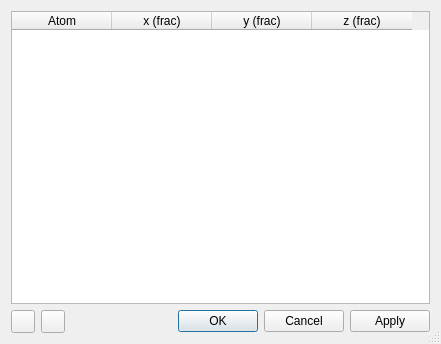
<?xml version="1.0" encoding="UTF-8"?>
<ui version="4.0">
 <class>AtomsDlg</class>
 <widget class="QDialog" name="AtomsDlg">
  <property name="geometry">
   <rect>
    <x>0</x>
    <y>0</y>
    <width>441</width>
    <height>344</height>
   </rect>
  </property>
  <property name="windowTitle">
   <string>Atom Positions</string>
  </property>
  <property name="sizeGripEnabled">
   <bool>true</bool>
  </property>
  <layout class="QGridLayout" name="gridLayout">
   <item row="1" column="0">
    <widget class="QToolButton" name="btnAdd">
     <property name="toolTip">
      <string>Add Atom</string>
     </property>
     <property name="text">
      <string/>
     </property>
    </widget>
   </item>
   <item row="1" column="1">
    <widget class="QToolButton" name="btnDel">
     <property name="toolTip">
      <string>Remove Atom</string>
     </property>
     <property name="text">
      <string/>
     </property>
    </widget>
   </item>
   <item row="1" column="2">
    <widget class="QDialogButtonBox" name="buttonBox">
     <property name="sizePolicy">
      <sizepolicy hsizetype="Preferred" vsizetype="Fixed">
       <horstretch>0</horstretch>
       <verstretch>0</verstretch>
      </sizepolicy>
     </property>
     <property name="orientation">
      <enum>Qt::Horizontal</enum>
     </property>
     <property name="standardButtons">
      <set>QDialogButtonBox::Apply|QDialogButtonBox::Cancel|QDialogButtonBox::Ok</set>
     </property>
    </widget>
   </item>
   <item row="0" column="0" colspan="3">
    <widget class="QTableWidget" name="tableAtoms">
     <property name="alternatingRowColors">
      <bool>true</bool>
     </property>
     <property name="selectionBehavior">
      <enum>QAbstractItemView::SelectItems</enum>
     </property>
     <attribute name="horizontalHeaderVisible">
      <bool>true</bool>
     </attribute>
     <attribute name="horizontalHeaderCascadingSectionResizes">
      <bool>false</bool>
     </attribute>
     <attribute name="verticalHeaderVisible">
      <bool>true</bool>
     </attribute>
     <column>
      <property name="text">
       <string>Atom</string>
      </property>
     </column>
     <column>
      <property name="text">
       <string>x (frac)</string>
      </property>
     </column>
     <column>
      <property name="text">
       <string>y (frac)</string>
      </property>
     </column>
     <column>
      <property name="text">
       <string>z (frac)</string>
      </property>
     </column>
    </widget>
   </item>
  </layout>
 </widget>
 <tabstops>
  <tabstop>tableAtoms</tabstop>
  <tabstop>btnAdd</tabstop>
  <tabstop>btnDel</tabstop>
  <tabstop>buttonBox</tabstop>
 </tabstops>
 <resources/>
 <connections>
  <connection>
   <sender>buttonBox</sender>
   <signal>accepted()</signal>
   <receiver>AtomsDlg</receiver>
   <slot>accept()</slot>
   <hints>
    <hint type="sourcelabel">
     <x>248</x>
     <y>254</y>
    </hint>
    <hint type="destinationlabel">
     <x>157</x>
     <y>274</y>
    </hint>
   </hints>
  </connection>
  <connection>
   <sender>buttonBox</sender>
   <signal>rejected()</signal>
   <receiver>AtomsDlg</receiver>
   <slot>reject()</slot>
   <hints>
    <hint type="sourcelabel">
     <x>316</x>
     <y>260</y>
    </hint>
    <hint type="destinationlabel">
     <x>286</x>
     <y>274</y>
    </hint>
   </hints>
  </connection>
 </connections>
</ui>
